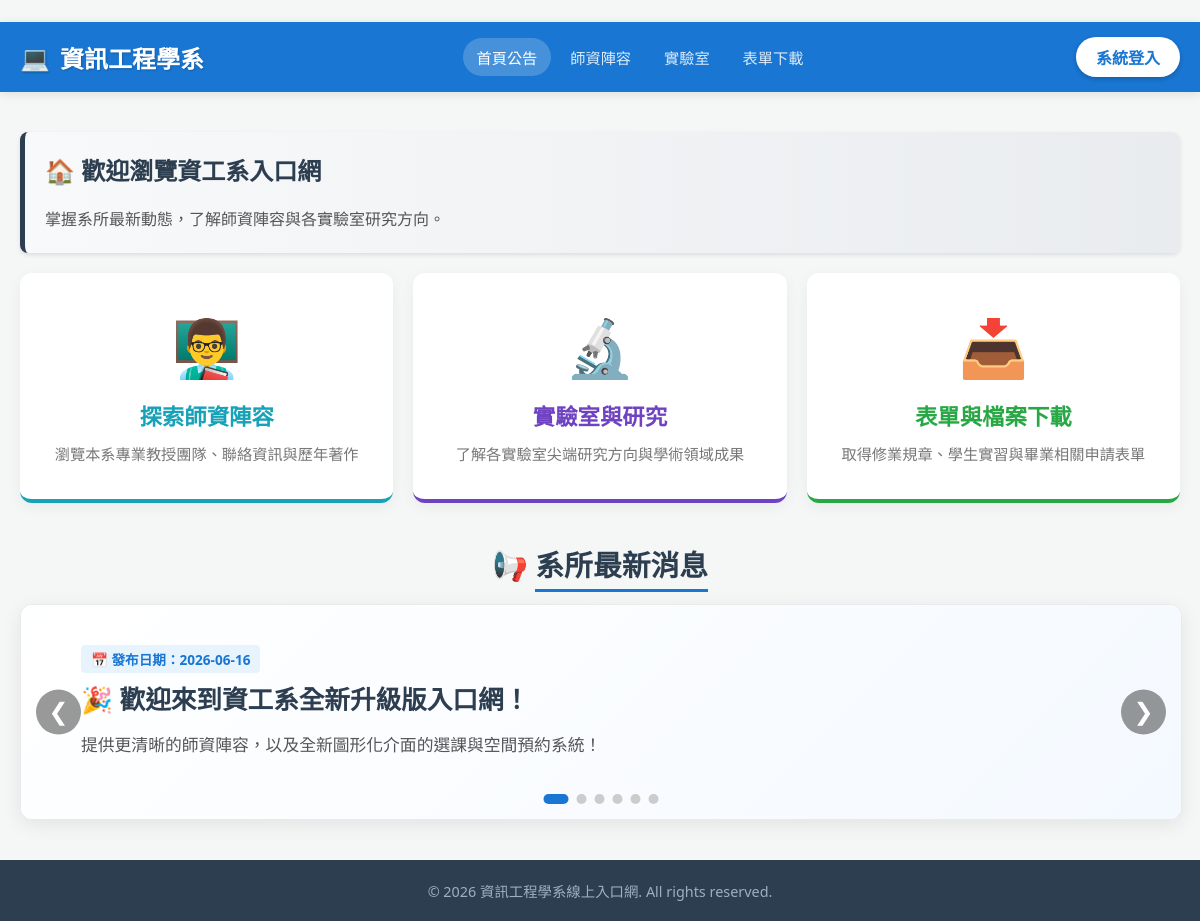
The page / on the database its author committed.
### tables this page shows
CREATE TABLE News (
    news_id INT AUTO_INCREMENT PRIMARY KEY,
    title VARCHAR(255) NOT NULL,
    content TEXT NOT NULL,
    image_path VARCHAR(255) DEFAULT NULL,
    sort_order INT DEFAULT 0 COMMENT '顯示順序(數字越小越前面)',
    created_at TIMESTAMP DEFAULT CURRENT_TIMESTAMP
);

### modules/public/home.php (the view, shortened to what this page needs)
<?php
$current_role = isset($_SESSION['role']) ? $_SESSION['role'] : 'Guest';
$is_teacher = ($current_role == 'Teacher');
$is_frontend_user = ($current_role == 'Student' || $current_role == 'Guest');
$query_sql = "SELECT * FROM News ORDER BY created_at DESC";
$check_col = $conn->query("SHOW COLUMNS FROM News LIKE 'sort_order'");
if ($check_col && $check_col->num_rows > 0) {
    $query_sql = "SELECT * FROM News ORDER BY sort_order ASC, created_at DESC";
}
$news_result = $conn->query($query_sql);
$news_array = [];
if ($news_result && $news_result->num_rows > 0) {
    while ($row = $news_result->fetch_assoc()) $news_array[] = $row;
}
?>
<div class="card" style="background: linear-gradient(to right, #f8f9fa, #e9ecef); border-left: 5px solid #2c3e50;">
    <h2 style='color: #2c3e50; margin-top:0;'>🏠 歡迎瀏覽資工系入口網</h2>
    <p style='color: #555; line-height: 1.6; margin-bottom:0;'>掌握系所最新動態，了解師資陣容與各實驗室研究方向。</p>
</div>
<?php if ($is_frontend_user): ?>
<div style="display: grid; grid-template-columns: repeat(auto-fit, minmax(280px, 1fr)); gap: 20px; margin-bottom: 30px; margin-top: 20px;">
    <a href="index.php?page=faculty" style="display: flex; flex-direction: column; align-items: center; justify-content: center; background: #fff; padding: 35px 20px; border-radius: 12px; text-decoration: none; color: #333; box-shadow: 0 4px 15px rgba(0,0,0,0.05); border-bottom: 4px solid #17a2b8; transition: transform 0.2s, box-shadow 0.2s;" onmouseover="this.style.transform='translateY(-5px)'; this.style.boxShadow='0 8px 25px rgba(0,0,0,0.1)';" onmouseout="this.style.transform='translateY(0)'; this.style.boxShadow='0 4px 15px rgba(0,0,0,0.05)';">
        <div style="font-size: 3.5em; margin-bottom: 15px;">👨‍🏫</div>
        <h3 style="margin: 0 0 10px 0; color: #17a2b8; font-size: 1.4em;">探索師資陣容</h3>
        <p style="margin: 0; color: #777; font-size: 0.95em; text-align: center;">瀏覽本系專業教授團隊、聯絡資訊與歷年著作</p>
    </a>
    <a href="index.php?page=labs" style="display: flex; flex-direction: column; align-items: center; justify-content: center; background: #fff; padding: 35px 20px; border-radius: 12px; text-decoration: none; color: #333; box-shadow: 0 4px 15px rgba(0,0,0,0.05); border-bottom: 4px solid #6f42c1; transition: transform 0.2s, box-shadow 0.2s;" onmouseover="this.style.transform='translateY(-5px)'; this.style.boxShadow='0 8px 25px rgba(0,0,0,0.1)';" onmouseout="this.style.transform='translateY(0)'; this.style.boxShadow='0 4px 15px rgba(0,0,0,0.05)';">
        <div style="font-size: 3.5em; margin-bottom: 15px;">🔬</div>
        <h3 style="margin: 0 0 10px 0; color: #6f42c1; font-size: 1.4em;">實驗室與研究</h3>
        <p style="margin: 0; color: #777; font-size: 0.95em; text-align: center;">了解各實驗室尖端研究方向與學術領域成果</p>
    </a>
    <a href="index.php?page=downloads" style="display: flex; flex-direction: column; align-items: center; justify-content: center; background: #fff; padding: 35px 20px; border-radius: 12px; text-decoration: none; color: #333; box-shadow: 0 4px 15px rgba(0,0,0,0.05); border-bottom: 4px solid #28a745; transition: transform 0.2s, box-shadow 0.2s;" onmouseover="this.style.transform='translateY(-5px)'; this.style.boxShadow='0 8px 25px rgba(0,0,0,0.1)';" onmouseout="this.style.transform='translateY(0)'; this.style.boxShadow='0 4px 15px rgba(0,0,0,0.05)';">
        <div style="font-size: 3.5em; margin-bottom: 15px;">📥</div>
        <h3 style="margin: 0 0 10px 0; color: #28a745; font-size: 1.4em;">表單與檔案下載</h3>
        <p style="margin: 0; color: #777; font-size: 0.95em; text-align: center;">取得修業規章、學生實習與畢業相關申請表單</p>
    </a>
</div>
<?php endif; ?>
<div style="margin-top: 40px;">
    <?php
    if (empty($news_array)) {
        echo "<h3 style='color: #2c3e50; border-bottom: 2px solid #343a40; padding-bottom: 10px;'>📰 系所最新消息</h3>";
        echo "<div style='background:#f8f9fa; padding:40px; text-align:center; color:#999; border-radius:8px; border:1px dashed #ccc;'>目前尚無最新消息發布。</div>";
    } else {
        if ($is_frontend_user || $is_teacher) {
            echo "<h3 style='color: #2c3e50; margin-bottom: 20px; font-size:1.8em; text-align:center;'>📢 <span style='border-bottom: 3px solid #1976d2; padding-bottom:5px;'>系所最新消息</span></h3>";
            ?>
            <div class='news-carousel' id='newsCarousel'>
                <div class='carousel-inner' id='carouselInner'>
                <?php
                foreach ($news_array as $news) {
                    $date = date('Y-m-d', strtotime($news['created_at']));
                    echo "<div class='carousel-item'>";
                    echo "  <div style='display: flex; flex-wrap: wrap; gap: 30px; align-items: center;'>";
                    echo "    <div style='flex: 1 1 300px;'>";
                    echo "      <span style='display: inline-block; background: #e8f4fd; color: #1976d2; padding: 4px 10px; border-radius: 4px; font-size: 0.85em; font-weight: bold; margin-bottom: 10px;'>📅 發布日期：{$date}</span>";
                    echo "      <h2 style='margin: 0 0 15px 0; color: #2c3e50; font-size: 1.6em; line-height: 1.3;'>" . htmlspecialchars($news['title']) . "</h2>";
                    echo "      <div class='news-scroll-content'>" . htmlspecialchars($news['content']) . "</div>";
                    echo "    </div>";
                    echo "  </div>";
                    echo "</div>";
                }
                ?>
                </div>
                <?php
                $slide_count = count($news_array);
                if ($slide_count > 1) {
                    echo "<button type='button' class='carousel-control prev' id='btnPrev'>❮</button>";
                    echo "<button type='button' class='carousel-control next' id='btnNext'>❯</button>";
                    echo "<div class='carousel-indicators'>";
                    for ($i = 0; $i < $slide_count; $i++) {
                        echo "<div class='carousel-dot' data-index='{$i}'></div>";
                    }
                    echo "</div>";
                }
                ?>
            </div>
            <?php
        }
    }
    ?>
</div>

### assets/css/style.css (style rules this page uses)
.card { background: #fff; border-radius: 8px; padding: 20px; box-shadow: 0 2px 4px rgba(0,0,0,0.1); margin-bottom: 20px; }
.card h2 { margin-top: 0; color: #2c3e50; }
button, .btn { padding: 8px 16px; background: #007bff; color: white; border: none; border-radius: 4px; cursor: pointer; text-decoration: none; display: inline-block; transition: all 0.3s ease; font-weight: 500; }

### index.php (style rules this page uses)
html, body { margin: 0 !important; padding: 0 !important; background-color: #f4f7f6; font-family: 'Segoe UI', Tahoma, Geneva, Verdana, sans-serif; display: flex; flex-direction: column; min-height: 100vh; }

### modules/public/home.php (style rules this page uses)
.news-carousel { position: relative; width: 100%; overflow: hidden; border-radius: 12px; box-shadow: 0 5px 20px rgba(0,0,0,0.08); background: #fff; border: 1px solid #eaeaea; }
.carousel-inner { display: flex; transition: transform 0.6s cubic-bezier(0.25, 0.8, 0.25, 1); }
.carousel-item { min-width: 100%; padding: 40px 60px 60px 60px; box-sizing: border-box; display: flex; flex-direction: column; justify-content: center; background: linear-gradient(135deg, #ffffff 0%, #f4f9ff 100%); }
.carousel-control { position: absolute; top: 50%; transform: translateY(-50%); background: rgba(0,0,0,0.4); color: #fff; border: none; width: 45px; height: 45px; border-radius: 50%; cursor: pointer; font-size: 1.5em; display: flex; align-items: center; justify-content: center; transition: 0.3s; z-index: 999; pointer-events: auto; }
.carousel-control.prev { left: 15px; }
.carousel-control.next { right: 15px; }
.carousel-indicators { position: absolute; bottom: 15px; left: 50%; transform: translateX(-50%); display: flex; gap: 8px; z-index: 999; pointer-events: auto; }
.carousel-dot { width: 10px; height: 10px; background: #ccc; border-radius: 50%; cursor: pointer; transition: 0.3s; }
.carousel-dot.active { background: #1976d2; width: 25px; border-radius: 5px; }
.news-scroll-content { max-height: 180px; overflow-y: auto; padding-right: 15px; color: #555; line-height: 1.7; font-size: 1.05em; white-space: pre-wrap; }

### rows shown on the page
news: created_at "2026-06-16", title "🎉 歡迎來到資工系全新升級版入口網！", content "提供更清晰的師資陣容，以及全新圖形化介面的選課與空間預約系統！"
